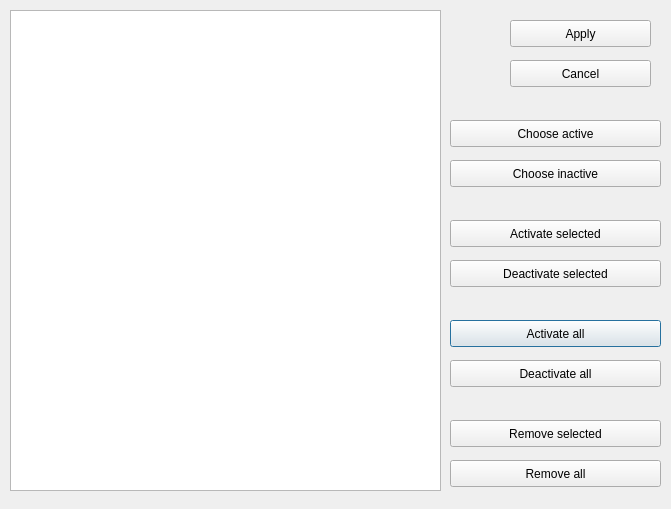
<?xml version="1.0" encoding="UTF-8"?>
<ui version="4.0">
 <class>TargetEditorDialog</class>
 <widget class="QDialog" name="TargetEditorDialog">
  <property name="geometry">
   <rect>
    <x>0</x>
    <y>0</y>
    <width>671</width>
    <height>509</height>
   </rect>
  </property>
  <property name="windowTitle">
   <string>Dialog</string>
  </property>
  <widget class="QPushButton" name="activate_all_Button">
   <property name="geometry">
    <rect>
     <x>450</x>
     <y>320</y>
     <width>211</width>
     <height>27</height>
    </rect>
   </property>
   <property name="text">
    <string>Activate all</string>
   </property>
  </widget>
  <widget class="QPushButton" name="remove_selected_Button">
   <property name="geometry">
    <rect>
     <x>450</x>
     <y>420</y>
     <width>211</width>
     <height>27</height>
    </rect>
   </property>
   <property name="text">
    <string>Remove selected</string>
   </property>
  </widget>
  <widget class="QPushButton" name="remove_all_Button">
   <property name="geometry">
    <rect>
     <x>450</x>
     <y>460</y>
     <width>211</width>
     <height>27</height>
    </rect>
   </property>
   <property name="text">
    <string>Remove all</string>
   </property>
  </widget>
  <widget class="QListWidget" name="listWidget">
   <property name="geometry">
    <rect>
     <x>10</x>
     <y>10</y>
     <width>431</width>
     <height>481</height>
    </rect>
   </property>
   <property name="focusPolicy">
    <enum>Qt::NoFocus</enum>
   </property>
   <property name="contextMenuPolicy">
    <enum>Qt::NoContextMenu</enum>
   </property>
   <property name="editTriggers">
    <set>QAbstractItemView::NoEditTriggers</set>
   </property>
   <property name="selectionMode">
    <enum>QAbstractItemView::ExtendedSelection</enum>
   </property>
   <property name="uniformItemSizes">
    <bool>false</bool>
   </property>
   <property name="selectionRectVisible">
    <bool>false</bool>
   </property>
  </widget>
  <widget class="QPushButton" name="choose_activate_Button">
   <property name="geometry">
    <rect>
     <x>450</x>
     <y>120</y>
     <width>211</width>
     <height>27</height>
    </rect>
   </property>
   <property name="text">
    <string>Choose active</string>
   </property>
  </widget>
  <widget class="QPushButton" name="deactivate_selecte_Button">
   <property name="geometry">
    <rect>
     <x>450</x>
     <y>260</y>
     <width>211</width>
     <height>27</height>
    </rect>
   </property>
   <property name="text">
    <string>Deactivate selected</string>
   </property>
  </widget>
  <widget class="QPushButton" name="apply_Button">
   <property name="geometry">
    <rect>
     <x>510</x>
     <y>20</y>
     <width>141</width>
     <height>27</height>
    </rect>
   </property>
   <property name="text">
    <string>Apply</string>
   </property>
  </widget>
  <widget class="QPushButton" name="close_Button">
   <property name="geometry">
    <rect>
     <x>510</x>
     <y>60</y>
     <width>141</width>
     <height>27</height>
    </rect>
   </property>
   <property name="styleSheet">
    <string notr="true"/>
   </property>
   <property name="text">
    <string>Cancel</string>
   </property>
  </widget>
  <widget class="QPushButton" name="deactive_all_Button">
   <property name="geometry">
    <rect>
     <x>450</x>
     <y>360</y>
     <width>211</width>
     <height>27</height>
    </rect>
   </property>
   <property name="text">
    <string>Deactivate all</string>
   </property>
  </widget>
  <widget class="QPushButton" name="choose_no_activate_Button">
   <property name="geometry">
    <rect>
     <x>450</x>
     <y>160</y>
     <width>211</width>
     <height>27</height>
    </rect>
   </property>
   <property name="text">
    <string>Choose inactive</string>
   </property>
  </widget>
  <widget class="QPushButton" name="activate_selected_Button">
   <property name="geometry">
    <rect>
     <x>450</x>
     <y>220</y>
     <width>211</width>
     <height>27</height>
    </rect>
   </property>
   <property name="text">
    <string>Activate selected</string>
   </property>
  </widget>
 </widget>
 <resources/>
 <connections/>
</ui>
